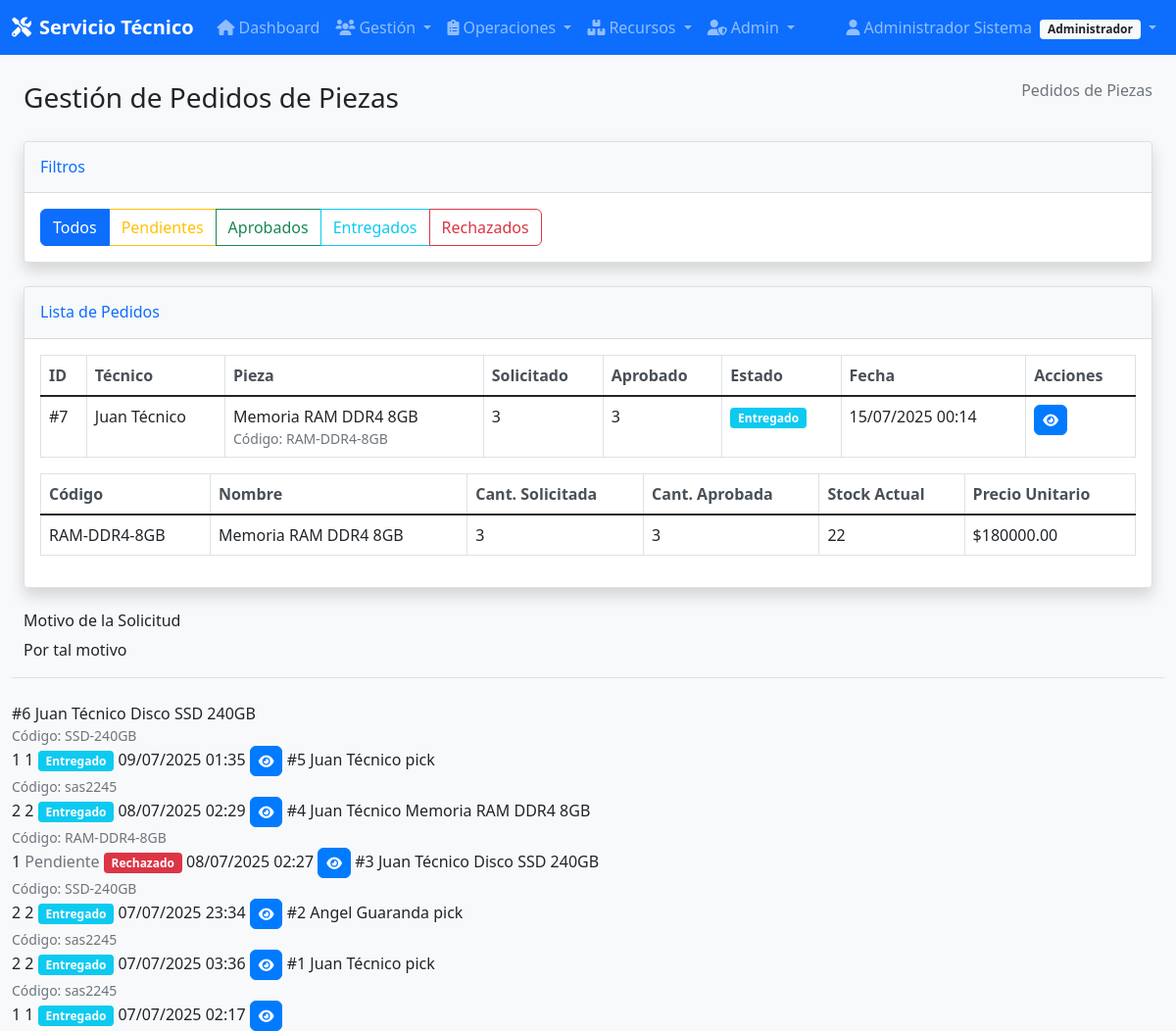
Page /admin/pedidos-piezas (signed in) on the committed database.
### app/models/models.py (models this page shows, shortened)
class Usuario(UserMixin, db.Model):
    __tablename__ = 'usuarios'
    id = db.Column(db.Integer, primary_key=True)
    nombre = db.Column(db.String(100), nullable=False)
    email = db.Column(db.String(120), unique=True, nullable=False, index=True)
    password_hash = db.Column(db.String(255), nullable=False)
    telefono = db.Column(db.String(20))
    rol = db.Column(db.String(20), nullable=False, default='usuario')
    fecha_creacion = db.Column(db.DateTime, default=datetime.utcnow)
    def is_admin(self):
        return self.rol == 'administrador'

class PedidoPieza(db.Model):
    __tablename__ = 'pedidos_piezas'
    id = db.Column(db.Integer, primary_key=True)
    tecnico_id = db.Column(db.Integer, db.ForeignKey('tecnicos.id'), nullable=False)
    parte_id = db.Column(db.Integer, db.ForeignKey('partes.id'), nullable=False)
    asignacion_id = db.Column(db.Integer, db.ForeignKey('asignaciones.id'), nullable=True)
    cantidad_solicitada = db.Column(db.Integer, nullable=False)
    cantidad_aprobada = db.Column(db.Integer, default=0)
    motivo = db.Column(db.Text, nullable=False)
    urgencia = db.Column(db.String(20), default='normal')
    estado = db.Column(db.String(20), default='pendiente')
    fecha_pedido = db.Column(db.DateTime, default=datetime.utcnow)
    fecha_aprobacion = db.Column(db.DateTime)
    fecha_entrega = db.Column(db.DateTime)
    observaciones_admin = db.Column(db.Text)

class Tecnico(db.Model):
    __tablename__ = 'tecnicos'
    id = db.Column(db.Integer, primary_key=True)
    usuario_id = db.Column(db.Integer, db.ForeignKey('usuarios.id'), nullable=True)
    nombre = db.Column(db.String(100), nullable=False)
    email = db.Column(db.String(120))
    telefono = db.Column(db.String(20), nullable=False)
    especialidad = db.Column(db.String(100))
    nivel_experiencia = db.Column(db.String(20), default='junior')
    fecha_ingreso = db.Column(db.DateTime, default=datetime.utcnow)
    activo = db.Column(db.Boolean, default=True)
    usuario = db.relationship('Usuario', backref='tecnico_profile')
    asignaciones = db.relationship('Asignacion', backref='tecnico', lazy=True)
    reportes = db.relationship('Reporte', backref='tecnico', lazy=True)
    pedidos_piezas = db.relationship('PedidoPieza', backref='tecnico', lazy=True)

class Parte(db.Model):
    __tablename__ = 'partes'
    id = db.Column(db.Integer, primary_key=True)
    nombre = db.Column(db.String(100), nullable=False)
    codigo = db.Column(db.String(50), unique=True, nullable=False)
    descripcion = db.Column(db.Text)
    precio = db.Column(db.Float, nullable=False)
    stock = db.Column(db.Integer, default=0)
    stock_minimo = db.Column(db.Integer, default=5)
    proveedor = db.Column(db.String(100))
    activo = db.Column(db.Boolean, default=True)
    pedidos = db.relationship('PedidoPieza', backref='parte', lazy=True)

### app/controllers/admin.py (the view)
@admin_bp.route('/pedidos-piezas')
@admin_required
def gestionar_pedidos():
    page = request.args.get('page', 1, type=int)
    estado = request.args.get('estado', 'todos')
    query = PedidoPieza.query
    if estado == 'pendientes':
        query = query.filter_by(estado='pendiente')
    elif estado == 'aprobados':
        query = query.filter_by(estado='aprobado')
    elif estado == 'entregados':
        query = query.filter_by(estado='entregado')
    elif estado == 'rechazados':
        query = query.filter_by(estado='rechazado')
    pedidos = query.order_by(PedidoPieza.fecha_pedido.desc()).paginate(
        page=page, per_page=10, error_out=False)
    return render_template('admin/pedidos_piezas.html', pedidos=pedidos, estado_actual=estado)

### app/templates/admin/pedidos_piezas.html (shortened to what this page needs)
{% extends "base.html" %}
{% block content %}
<div class="container-fluid">
    <div class="d-sm-flex justify-content-between align-items-center mb-4">
        <h1 class="h3 mb-0 text-gray-800">Gestión de Pedidos de Piezas</h1>
        <nav aria-label="breadcrumb">
            <ol class="breadcrumb">
                <li class="breadcrumb-item active" aria-current="page">Pedidos de Piezas</li>
            </ol>
        </nav>
    </div>
    <div class="card shadow mb-4">
        <div class="card-header py-3 d-flex flex-row align-items-center justify-content-between">
            <h6 class="m-0 font-weight-bold text-primary">Filtros</h6>
        </div>
        <div class="card-body">
            <div class="btn-group" role="group">
                <a href="{{ url_for('admin.gestionar_pedidos', estado='todos') }}"
                   class="btn btn-outline-primary {{ 'active' if estado_actual == 'todos' else '' }}">
                    Todos
                </a>
                <a href="{{ url_for('admin.gestionar_pedidos', estado='pendientes') }}"
                   class="btn btn-outline-warning {{ 'active' if estado_actual == 'pendientes' else '' }}">
                    Pendientes
                </a>
                <a href="{{ url_for('admin.gestionar_pedidos', estado='aprobados') }}"
                   class="btn btn-outline-success {{ 'active' if estado_actual == 'aprobados' else '' }}">
                    Aprobados
                </a>
                <a href="{{ url_for('admin.gestionar_pedidos', estado='entregados') }}"
                   class="btn btn-outline-info {{ 'active' if estado_actual == 'entregados' else '' }}">
                    Entregados
                </a>
                <a href="{{ url_for('admin.gestionar_pedidos', estado='rechazados') }}"
                   class="btn btn-outline-danger {{ 'active' if estado_actual == 'rechazados' else '' }}">
                    Rechazados
                </a>
            </div>
        </div>
    </div>
    <div class="card shadow mb-4">
        <div class="card-header py-3 d-flex justify-content-between align-items-center">
            <h6 class="m-0 font-weight-bold text-primary">Lista de Pedidos</h6>
        </div>
        <div class="card-body">
            <div class="table-responsive">
                <table class="table table-bordered" id="dataTable" width="100%" cellspacing="0">
                    <thead>
                        <tr>
                            <th>ID</th>
                            <th>Técnico</th>
                            <th>Pieza</th>
                            <th>Solicitado</th>
                            <th>Aprobado</th>
                            <th>Estado</th>
                            <th>Fecha</th>
                            <th>Acciones</th>
                        </tr>
                    </thead>
                    <tbody>
                        {% for pedido in pedidos.items %}
                        <tr>
                            <td>#{{ pedido.id }}</td>
                            <td>{{ pedido.tecnico.nombre }}</td>
                            <td>
                                {{ pedido.parte.nombre }}
                                <small class="d-block text-muted">Código: {{ pedido.parte.codigo }}</small>
                            </td>
                            <td>{{ pedido.cantidad_solicitada }}</td>
                            <td>
                                {% if pedido.cantidad_aprobada %}
                                    {{ pedido.cantidad_aprobada }}
                                {% else %}
                                    <span class="text-muted">Pendiente</span>
                                {% endif %}
                            </td>
                            <td>
                                {% if pedido.estado == 'pendiente' %}
                                    <span class="badge bg-warning text-dark">Pendiente</span>
                                {% elif pedido.estado == 'aprobado' %}
                                    <span class="badge bg-success">Aprobado</span>
                                {% elif pedido.estado == 'entregado' %}
                                    <span class="badge bg-info">Entregado</span>
                                {% elif pedido.estado == 'rechazado' %}
                                    <span class="badge bg-danger">Rechazado</span>
                                {% endif %}
                            </td>
                            <td>{{ pedido.fecha_pedido.strftime('%d/%m/%Y %H:%M') }}</td>
                            <td>
                                <div class="btn-group" role="group">
                                    <button type="button" class="btn btn-sm btn-primary" data-bs-toggle="modal"
                                            data-bs-target="#detallePedido{{ pedido.id }}">
                                        <i class="fas fa-eye"></i>
                                    </button>
                                </div>
                            </td>
                        </tr>
                        <div class="modal fade" id="detallePedido{{ pedido.id }}" tabindex="-1" aria-hidden="true">
                            <div class="modal-dialog modal-lg">
                                <div class="modal-content">
                                    <div class="modal-body">
                                        <div class="row mb-3">
                                            <div class="col-12">
                                                <div class="table-responsive">
                                                    <table class="table table-bordered">
                                                        <thead>
                                                            <tr>
                                                                <th>Código</th>
                                                                <th>Nombre</th>
                                                                <th>Cant. Solicitada</th>
                                                                <th>Cant. Aprobada</th>
                                                                <th>Stock Actual</th>
                                                                <th>Precio Unitario</th>
                                                            </tr>
                                                        </thead>
                                                        <tbody>
                                                            <tr>
                                                                <td>{{ pedido.parte.codigo }}</td>
                                                                <td>{{ pedido.parte.nombre }}</td>
                                                                <td>{{ pedido.cantidad_solicitada }}</td>
                                                                <td>{{ pedido.cantidad_aprobada or '-' }}</td>
                                                                <td>{{ pedido.parte.stock }}</td>
                                                                <td>${{ "%.2f"|format(pedido.parte.precio) if pedido.parte.precio else 'N/A' }}</td>
                                                            </tr>
                                                        </tbody>
                                                    </table>
                                                </div>
                                            </div>
                                        </div>
                                        <div class="row">
                                            <div class="col-md-6">
                                                <h6>Motivo de la Solicitud</h6>
                                                <p>{{ pedido.motivo or 'No especificado' }}</p>
                                            </div>
                                            <div class="col-md-6">
                                            </div>
                                        </div>
                                    </div>
                                    <div class="modal-footer">
                                    </div>
                                </div>
                            </div>
                        </div>
                        {% else %}
                        <tr>
                            <td colspan="8" class="text-center">No hay pedidos que coincidan con los filtros seleccionados.</td>
                        </tr>
                        {% endfor %}
                    </tbody>
                </table>
            </div>
        </div>
    </div>
</div>
{% endblock %}

### app/templates/base.html (shortened to what this page needs)
<!DOCTYPE html>
<html lang="es">
<head>
    <link href="https://cdn.jsdelivr.net/npm/bootstrap@5.1.3/dist/css/bootstrap.min.css" rel="stylesheet">
    <link href="https://cdnjs.cloudflare.com/ajax/libs/font-awesome/6.0.0/css/all.min.css" rel="stylesheet">
    <link href="{{ url_for('static', filename='css/style.css') }}" rel="stylesheet">
</head>
<body>
    {% if current_user.is_authenticated %}
    <nav class="navbar navbar-expand-lg navbar-dark bg-primary">
        <div class="container-fluid">
            <a class="navbar-brand" href="{{ url_for('main.index') }}">
                <i class="fas fa-tools me-2"></i>Servicio Técnico
            </a>
            <div class="collapse navbar-collapse" id="navbarNav">
                <ul class="navbar-nav me-auto">
                    <li class="nav-item">
                        <a class="nav-link" href="{{ url_for('main.index') }}">
                            <i class="fas fa-home me-1"></i>Dashboard
                        </a>
                    </li>
                    {% if current_user.is_admin() %}
                    <li class="nav-item dropdown">
                        <a class="nav-link dropdown-toggle" href="#" role="button" data-bs-toggle="dropdown">
                            <i class="fas fa-users me-1"></i>Gestión
                        </a>
                    </li>
                    <li class="nav-item dropdown">
                        <a class="nav-link dropdown-toggle" href="#" role="button" data-bs-toggle="dropdown">
                            <i class="fas fa-clipboard-list me-1"></i>Operaciones
                        </a>
                    </li>
                    <li class="nav-item dropdown">
                        <a class="nav-link dropdown-toggle" href="#" role="button" data-bs-toggle="dropdown">
                            <i class="fas fa-boxes me-1"></i>Recursos
                        </a>
                    </li>
                    <li class="nav-item dropdown">
                        <a class="nav-link dropdown-toggle" href="#" role="button" data-bs-toggle="dropdown">
                            <i class="fas fa-user-shield me-1"></i>Admin
                        </a>
                    </li>
                    {% endif %}
                </ul>
                <ul class="navbar-nav">
                    <li class="nav-item dropdown">
                        <a class="nav-link dropdown-toggle" href="#" role="button" data-bs-toggle="dropdown">
                            <i class="fas fa-user me-1"></i>{{ current_user.nombre }}
                            <span class="badge bg-light text-dark ms-1">{{ current_user.rol.title() }}</span>
                        </a>
                    </li>
                </ul>
            </div>
        </div>
    </nav>
    {% endif %}
    <main class="container-fluid mt-4">
        {% block content %}{% endblock %}
    </main>
</body>
</html>

### app/static/css/style.css (style rules this page uses)
body { background-color: #f8f9fa; font-family: "Segoe UI", Tahoma, Geneva, Verdana, sans-serif; }
.navbar-brand { font-weight: bold; }
.card { box-shadow: 0 0.125rem 0.25rem rgba(0, 0, 0, 0.075); border: 1px solid rgba(0, 0, 0, 0.125); }
.card-header { background-color: #f8f9fa; border-bottom: 1px solid rgba(0, 0, 0, 0.125); }
.btn { border-radius: 0.375rem; }
.table { background-color: white; }
.table th { border-top: none; font-weight: 600; color: #495057; }
.badge { font-size: 0.75em; }
.btn-primary { background-color: #007bff; border-color: #007bff; }
.text-muted { color: #6c757d !important; }
.card, .btn, .form-control { transition: all 0.2s ease-in-out; }

### rows in the picture
Usuario: nombre "Administrador Sistema", rol "Administrador"
PedidoPieza: id "7", tecnico.nombre "Juan Técnico", parte.nombre "Memoria RAM DDR4 8GB", parte.codigo "RAM-DDR4-8GB", cantidad_solicitada "3", cantidad_aprobada "3", estado "Entregado", fecha_pedido "15/07/2025 00:14", parte.stock "22", motivo "Por tal motivo"
Parte: precio "180000.00"
PedidoPieza: id "6", tecnico.nombre "Juan Técnico", parte.nombre "Disco SSD 240GB", parte.codigo "SSD-240GB", cantidad_solicitada "1", cantidad_aprobada "1", estado "Entregado", fecha_pedido "09/07/2025 01:35"
PedidoPieza: id "5", tecnico.nombre "Juan Técnico", parte.nombre "pick", parte.codigo "sas2245", cantidad_solicitada "2", cantidad_aprobada "2", estado "Entregado", fecha_pedido "08/07/2025 02:29"
PedidoPieza: id "4", tecnico.nombre "Juan Técnico", parte.nombre "Memoria RAM DDR4 8GB", parte.codigo "RAM-DDR4-8GB", cantidad_solicitada "1", cantidad_aprobada "Pendiente", estado "Rechazado", fecha_pedido "08/07/2025 02:27"
PedidoPieza: id "3", tecnico.nombre "Juan Técnico", parte.nombre "Disco SSD 240GB", parte.codigo "SSD-240GB", cantidad_solicitada "2", cantidad_aprobada "2", estado "Entregado", fecha_pedido "07/07/2025 23:34"
PedidoPieza: id "2", tecnico.nombre "Angel Guaranda", parte.nombre "pick", parte.codigo "sas2245", cantidad_solicitada "2", cantidad_aprobada "2", estado "Entregado", fecha_pedido "07/07/2025 03:36"
PedidoPieza: id "1", tecnico.nombre "Juan Técnico", parte.nombre "pick", parte.codigo "sas2245", cantidad_solicitada "1", cantidad_aprobada "1", estado "Entregado", fecha_pedido "07/07/2025 02:17"
